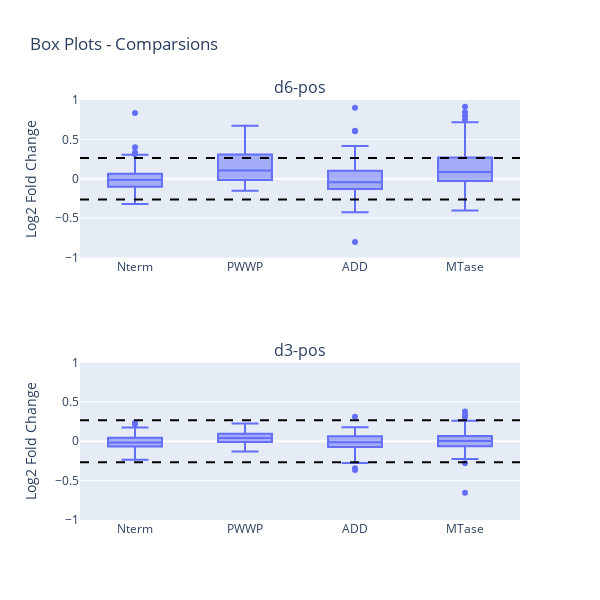

The cell this chart's notebook holds for it:
### Code cell
be_scan.plot.interactive_boxplot(
    df_filepath  = plot_file, # data
    comparisons  = ['d6-pos', 'd3-pos'],  # name of a column in data, each column is a graph
    plot_column = 'Domain', plot_conditions = ['PWWP', 'ADD', 'MTase', 'Nterm'], # how to split up boxes in graph

    # optional
    neg_ctrl=True, neg_ctrl_col='Gene', neg_ctrl_conditions=['NON-GENE'], 
    savefig = False, 
)

### Figure 1 — Plotly figure (JSON) as saved in the notebook; plotly's stock layout.template omitted (floating-point values rounded to 4 significant figures; data arrays with more than 128 entries replaced by an {"elided": "..."} marker saying what was removed)
{"data": [{"alignmentgroup": "True", "hovertemplate": "Domain=%{x}<br>d6-pos=%{y}<extra></extra>", "legendgroup": "", "marker": {"color": "#636efa"}, "name": "", "notched": false, "offsetgroup": "", "orientation": "v", "showlegend": false, "type": "box", "x": {"elided": "339 str values"}, "x0": " ", "xaxis": "x", "y": {"elided": "339 float values"}, "y0": " ", "yaxis": "y"}, {"alignmentgroup": "True", "hovertemplate": "Domain=%{x}<br>d3-pos=%{y}<extra></extra>", "legendgroup": "", "marker": {"color": "#636efa"}, "name": "", "notched": false, "offsetgroup": "", "orientation": "v", "showlegend": false, "type": "box", "x": {"elided": "339 str values"}, "x0": " ", "xaxis": "x2", "y": {"elided": "339 float values"}, "y0": " ", "yaxis": "y2"}], "layout": {"annotations": [{"font": {"size": 16}, "showarrow": false, "text": "d6-pos", "x": 0.5, "xanchor": "center", "xref": "paper", "y": 1, "yanchor": "bottom", "yref": "paper"}, {"font": {"size": 16}, "showarrow": false, "text": "d3-pos", "x": 0.5, "xanchor": "center", "xref": "paper", "y": 0.375, "yanchor": "bottom", "yref": "paper"}], "height": 600, "shapes": [{"line": {"color": "black", "dash": "dash"}, "type": "line", "x0": 0, "x1": 1, "xref": "x domain", "y0": 0.2647, "y1": 0.2647, "yref": "y"}, {"line": {"color": "black", "dash": "dash"}, "type": "line", "x0": 0, "x1": 1, "xref": "x domain", "y0": -0.2647, "y1": -0.2647, "yref": "y"}, {"line": {"color": "black", "dash": "dash"}, "type": "line", "x0": 0, "x1": 1, "xref": "x2 domain", "y0": 0.2674, "y1": 0.2674, "yref": "y2"}, {"line": {"color": "black", "dash": "dash"}, "type": "line", "x0": 0, "x1": 1, "xref": "x2 domain", "y0": -0.2674, "y1": -0.2674, "yref": "y2"}], "showlegend": false, "title": {"text": "Box Plots - Comparsions"}, "width": 600, "xaxis": {"anchor": "y", "domain": [0, 1], "title": {"text": ""}}, "xaxis2": {"anchor": "y2", "domain": [0, 1]}, "yaxis": {"anchor": "x", "domain": [0.625, 1], "range": [-1, 1], "title": {"text": "Log2 Fold Change"}}, "yaxis2": {"anchor": "x2", "domain": [0, 0.375], "range": [-1, 1], "title": {"text": "Log2 Fold Change"}}}}
